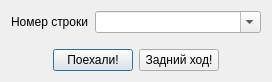
<?xml version="1.0" encoding="UTF-8"?>
<ui version="4.0">
 <class>QPrabhupadaGoToLineWindow</class>
 <widget class="QDialog" name="QPrabhupadaGoToLineWindow">
  <property name="windowTitle" stdset="0">
   <string>Перейти к строке</string>
  </property>
  <property name="geometry" stdset="0">
   <rect>
    <x>0</x>
    <y>0</y>
    <width>272</width>
    <height>82</height>
   </rect>
  </property>
  <layout class="QVBoxLayout" name="verticalLayoutPrabhupada" stretch="1,0">
   <item>
    <layout class="QVBoxLayout" name="verticalLayoutRowNumber">
     <item>
      <layout class="QFormLayout" name="formLayout">
       <item row="0" column="0">
        <widget class="QLabel" name="LabelRowNumber">
         <property name="text" stdset="0">
          <string>Номер строки</string>
         </property>
        </widget>
       </item>
       <item row="0" column="1">
        <widget class="QComboBox" name="ComboBoxRowNumber">
         <property name="editable" stdset="0">
          <bool>true</bool>
         </property>
         <property name="whatsThis" stdset="0">
          <string>&lt;html&gt;&lt;head/&gt;&lt;body&gt;&lt;p&gt;Введите номер строки и нажмите Enter для перехода к ней!&lt;/p&gt;&lt;/body&gt;&lt;/html&gt;</string>
         </property>
         <property name="toolTip" stdset="0">
          <string>Номер строки</string>
         </property>
        </widget>
       </item>
      </layout>
     </item>
    </layout>
   </item>
   <item>
    <layout class="QHBoxLayout" name="horizontalLayout">
     <item>
      <spacer name="horizontalSpacer">
       <property name="sizeHint" stdset="0">
        <size>
         <width>40</width>
         <height>20</height>
        </size>
       </property>
       <property name="orientation" stdset="0">
        <enum>Qt::Horizontal</enum>
       </property>
      </spacer>
     </item>
     <item>
      <widget class="QPushButton" name="PushButtonGo">
       <property name="text" stdset="0">
        <string>Поехали!</string>
       </property>
       <property name="shortcut" stdset="0">
        <string>Return</string>
       </property>
      </widget>
     </item>
     <item>
      <widget class="QPushButton" name="PushButtonCancel">
       <property name="text" stdset="0">
        <string>Задний ход!</string>
       </property>
       <property name="shortcut" stdset="0">
        <string>Esc</string>
       </property>
      </widget>
     </item>
     <item>
      <spacer name="horizontalSpacer_2">
       <property name="sizeHint" stdset="0">
        <size>
         <width>40</width>
         <height>20</height>
        </size>
       </property>
       <property name="orientation" stdset="0">
        <enum>Qt::Horizontal</enum>
       </property>
      </spacer>
     </item>
    </layout>
   </item>
  </layout>
 </widget>
 <resources/>
 <connections/>
</ui>
